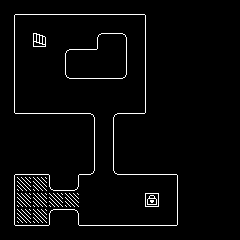

Below is a game level as drawn by its tile map, then a one-line description and the .tmx that defines it (tile-layer data replaced by summaries):
An orthogonal 15x15 tile map with 16x16 px tiles, 1 tile layer (Tile Layer 1) and 226 objects (157x wall, 58x ground, 8x bonus, stairs_up, stairs_down, ...).

<map version="1.8" tiledversion="1.8.4" orientation="orthogonal" renderorder="right-down" width="15" height="15" tilewidth="16" tileheight="16" infinite="0" nextlayerid="4" nextobjectid="263">
 <properties>
  <property name="nextLevel" value="level_end.tmx" />
  <property name="paintGoalPercent" type="float" value="0" />
 </properties>
 <tileset firstgid="1" source="default_tileset.tsx" />
 <layer id="1" name="Tile Layer 1" width="15" height="15">
  <data>[225 cells, 225 non-empty, 16 distinct tile ids]</data>
 </layer>
 <objectgroup id="2" name="collisionmap">
  <object id="1" type="wall" x="0" y="0" width="16" height="16" />
  <object id="2" type="wall" x="16" y="0" width="16" height="16" />
  <object id="3" type="wall" x="32" y="0" width="16" height="16" />
  <object id="4" type="wall" x="48" y="0" width="16" height="16" />
  <object id="5" type="wall" x="64" y="0" width="16" height="16" />
  <object id="6" type="wall" x="80" y="0" width="16" height="16" />
  <object id="7" type="wall" x="96" y="0" width="16" height="16" />
  <object id="8" type="wall" x="112" y="0" width="16" height="16" />
  <object id="9" type="wall" x="128" y="0" width="16" height="16" />
  <object id="10" type="wall" x="144" y="0" width="16" height="16" />
  <object id="11" type="wall" x="160" y="0" width="16" height="16" />
  <object id="12" type="wall" x="176" y="0" width="16" height="16" />
  <object id="13" type="wall" x="192" y="0" width="16" height="16" />
  <object id="14" type="wall" x="208" y="0" width="16" height="16" />
  <object id="15" type="wall" x="224" y="0" width="16" height="16" />
  <object id="16" type="wall" x="144" y="16" width="16" height="16" />
  <object id="17" type="wall" x="160" y="16" width="16" height="16" />
  <object id="18" type="wall" x="176" y="16" width="16" height="16" />
  <object id="19" type="wall" x="192" y="16" width="16" height="16" />
  <object id="20" type="wall" x="208" y="16" width="16" height="16" />
  <object id="21" type="wall" x="224" y="16" width="16" height="16" />
  <object id="22" type="wall" x="144" y="32" width="16" height="16" />
  <object id="23" type="wall" x="160" y="32" width="16" height="16" />
  <object id="24" type="wall" x="176" y="32" width="16" height="16" />
  <object id="25" type="wall" x="192" y="32" width="16" height="16" />
  <object id="26" type="wall" x="208" y="32" width="16" height="16" />
  <object id="27" type="wall" x="224" y="32" width="16" height="16" />
  <object id="28" type="wall" x="144" y="48" width="16" height="16" />
  <object id="29" type="wall" x="160" y="48" width="16" height="16" />
  <object id="30" type="wall" x="176" y="48" width="16" height="16" />
  <object id="31" type="wall" x="192" y="48" width="16" height="16" />
  <object id="32" type="wall" x="208" y="48" width="16" height="16" />
  <object id="33" type="wall" x="224" y="48" width="16" height="16" />
  <object id="34" type="wall" x="144" y="64" width="16" height="16" />
  <object id="35" type="wall" x="160" y="64" width="16" height="16" />
  <object id="36" type="wall" x="176" y="64" width="16" height="16" />
  <object id="37" type="wall" x="192" y="64" width="16" height="16" />
  <object id="38" type="wall" x="208" y="64" width="16" height="16" />
  <object id="39" type="wall" x="224" y="64" width="16" height="16" />
  <object id="40" type="wall" x="144" y="80" width="16" height="16" />
  <object id="41" type="wall" x="160" y="80" width="16" height="16" />
  <object id="42" type="wall" x="176" y="80" width="16" height="16" />
  <object id="43" type="wall" x="192" y="80" width="16" height="16" />
  <object id="44" type="wall" x="208" y="80" width="16" height="16" />
  <object id="45" type="wall" x="224" y="80" width="16" height="16" />
  <object id="46" type="wall" x="144" y="96" width="16" height="16" />
  <object id="47" type="wall" x="160" y="96" width="16" height="16" />
  <object id="48" type="wall" x="176" y="96" width="16" height="16" />
  <object id="49" type="wall" x="192" y="96" width="16" height="16" />
  <object id="50" type="wall" x="208" y="96" width="16" height="16" />
  <object id="51" type="wall" x="224" y="96" width="16" height="16" />
  <object id="52" type="wall" x="144" y="112" width="16" height="16" />
  <object id="53" type="wall" x="160" y="112" width="16" height="16" />
  <object id="54" type="wall" x="176" y="112" width="16" height="16" />
  <object id="55" type="wall" x="192" y="112" width="16" height="16" />
  <object id="56" type="wall" x="208" y="112" width="16" height="16" />
  <object id="57" type="wall" x="224" y="112" width="16" height="16" />
  <object id="58" type="wall" x="144" y="128" width="16" height="16" />
  <object id="59" type="wall" x="160" y="128" width="16" height="16" />
  <object id="60" type="wall" x="176" y="128" width="16" height="16" />
  <object id="61" type="wall" x="192" y="128" width="16" height="16" />
  <object id="62" type="wall" x="208" y="128" width="16" height="16" />
  <object id="63" type="wall" x="224" y="128" width="16" height="16" />
  <object id="64" type="wall" x="144" y="144" width="16" height="16" />
  <object id="65" type="wall" x="160" y="144" width="16" height="16" />
  <object id="66" type="wall" x="176" y="144" width="16" height="16" />
  <object id="67" type="wall" x="192" y="144" width="16" height="16" />
  <object id="68" type="wall" x="208" y="144" width="16" height="16" />
  <object id="69" type="wall" x="224" y="144" width="16" height="16" />
  <object id="70" type="wall" x="144" y="160" width="16" height="16" />
  <object id="71" type="wall" x="160" y="160" width="16" height="16" />
  <object id="72" type="wall" x="176" y="160" width="16" height="16" />
  <object id="73" type="wall" x="192" y="160" width="16" height="16" />
  <object id="74" type="wall" x="208" y="160" width="16" height="16" />
  <object id="75" type="wall" x="224" y="160" width="16" height="16" />
  <object id="76" type="wall" x="112" y="112" width="16" height="16" />
  <object id="77" type="wall" x="128" y="112" width="16" height="16" />
  <object id="78" type="wall" x="112" y="128" width="16" height="16" />
  <object id="79" type="wall" x="128" y="128" width="16" height="16" />
  <object id="80" type="wall" x="112" y="144" width="16" height="16" />
  <object id="81" type="wall" x="128" y="144" width="16" height="16" />
  <object id="82" type="wall" x="112" y="160" width="16" height="16" />
  <object id="83" type="wall" x="128" y="160" width="16" height="16" />
  <object id="84" type="wall" x="64" y="112" width="16" height="16" />
  <object id="85" type="wall" x="80" y="112" width="16" height="16" />
  <object id="86" type="wall" x="64" y="128" width="16" height="16" />
  <object id="87" type="wall" x="80" y="128" width="16" height="16" />
  <object id="88" type="wall" x="64" y="144" width="16" height="16" />
  <object id="89" type="wall" x="80" y="144" width="16" height="16" />
  <object id="90" type="wall" x="64" y="160" width="16" height="16" />
  <object id="91" type="wall" x="80" y="160" width="16" height="16" />
  <object id="112" type="wall" x="16" y="112" width="16" height="16" />
  <object id="113" type="wall" x="32" y="112" width="16" height="16" />
  <object id="114" type="wall" x="48" y="112" width="16" height="16" />
  <object id="115" type="wall" x="16" y="128" width="16" height="16" />
  <object id="116" type="wall" x="32" y="128" width="16" height="16" />
  <object id="117" type="wall" x="48" y="128" width="16" height="16" />
  <object id="118" type="wall" x="16" y="144" width="16" height="16" />
  <object id="119" type="wall" x="32" y="144" width="16" height="16" />
  <object id="120" type="wall" x="48" y="144" width="16" height="16" />
  </objectgroup>
 <objectgroup id="3" name="objects">
  <!-- 1 objects omitted --></objectgroup>
</map>
<!-- 126 of 226 objects omitted -->